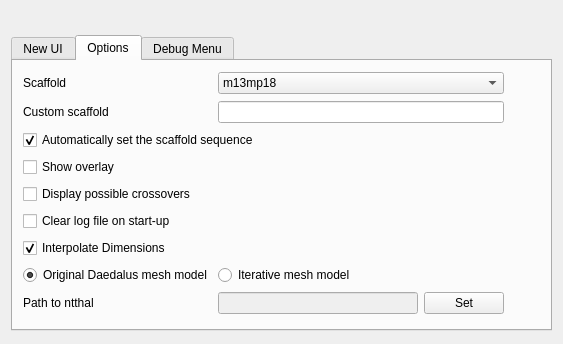
<?xml version="1.0" encoding="UTF-8"?>
<ui version="4.0">
 <class>SEAdenitaCoreSEAppGUIClass</class>
 <widget class="QWidget" name="SEAdenitaCoreSEAppGUIClass">
  <property name="geometry">
   <rect>
    <x>0</x>
    <y>0</y>
    <width>563</width>
    <height>344</height>
   </rect>
  </property>
  <property name="sizePolicy">
   <sizepolicy hsizetype="Minimum" vsizetype="Minimum">
    <horstretch>0</horstretch>
    <verstretch>0</verstretch>
   </sizepolicy>
  </property>
  <property name="minimumSize">
   <size>
    <width>563</width>
    <height>344</height>
   </size>
  </property>
  <property name="maximumSize">
   <size>
    <width>578</width>
    <height>344</height>
   </size>
  </property>
  <property name="focusPolicy">
   <enum>Qt::ClickFocus</enum>
  </property>
  <property name="windowTitle">
   <string/>
  </property>
  <layout class="QVBoxLayout" name="verticalLayout">
   <item>
    <layout class="QVBoxLayout" name="verticalLayout_2">
     <item>
      <widget class="QTabWidget" name="tabWidget">
       <property name="enabled">
        <bool>true</bool>
       </property>
       <property name="sizePolicy">
        <sizepolicy hsizetype="Fixed" vsizetype="Fixed">
         <horstretch>0</horstretch>
         <verstretch>0</verstretch>
        </sizepolicy>
       </property>
       <property name="minimumSize">
        <size>
         <width>0</width>
         <height>296</height>
        </size>
       </property>
       <property name="maximumSize">
        <size>
         <width>700</width>
         <height>273</height>
        </size>
       </property>
       <property name="currentIndex">
        <number>1</number>
       </property>
       <widget class="QWidget" name="tabAdenitaUI">
        <attribute name="title">
         <string>New UI</string>
        </attribute>
        <widget class="QWidget" name="gridLayoutWidget_2">
         <property name="geometry">
          <rect>
           <x>10</x>
           <y>10</y>
           <width>521</width>
           <height>91</height>
          </rect>
         </property>
         <layout class="QGridLayout" name="gridLayout_2">
          <item row="0" column="4">
           <widget class="QToolButton" name="btnSetScaff">
            <property name="sizePolicy">
             <sizepolicy hsizetype="Expanding" vsizetype="Expanding">
              <horstretch>0</horstretch>
              <verstretch>0</verstretch>
             </sizepolicy>
            </property>
            <property name="text">
             <string>Set Scaffold</string>
            </property>
            <property name="iconSize">
             <size>
              <width>20</width>
              <height>20</height>
             </size>
            </property>
            <property name="shortcut">
             <string>Ctrl+;</string>
            </property>
            <property name="toolButtonStyle">
             <enum>Qt::ToolButtonTextUnderIcon</enum>
            </property>
           </widget>
          </item>
          <item row="0" column="0">
           <widget class="QToolButton" name="btnLoad">
            <property name="sizePolicy">
             <sizepolicy hsizetype="Expanding" vsizetype="Expanding">
              <horstretch>0</horstretch>
              <verstretch>0</verstretch>
             </sizepolicy>
            </property>
            <property name="layoutDirection">
             <enum>Qt::LeftToRight</enum>
            </property>
            <property name="text">
             <string>Load</string>
            </property>
            <property name="iconSize">
             <size>
              <width>20</width>
              <height>20</height>
             </size>
            </property>
            <property name="shortcut">
             <string>Ctrl+O</string>
            </property>
            <property name="checkable">
             <bool>false</bool>
            </property>
            <property name="toolButtonStyle">
             <enum>Qt::ToolButtonTextUnderIcon</enum>
            </property>
           </widget>
          </item>
          <item row="0" column="3">
           <widget class="QToolButton" name="btnExport">
            <property name="sizePolicy">
             <sizepolicy hsizetype="Expanding" vsizetype="Ignored">
              <horstretch>0</horstretch>
              <verstretch>0</verstretch>
             </sizepolicy>
            </property>
            <property name="text">
             <string>Export</string>
            </property>
            <property name="iconSize">
             <size>
              <width>20</width>
              <height>20</height>
             </size>
            </property>
            <property name="shortcut">
             <string>Ctrl+E</string>
            </property>
            <property name="toolButtonStyle">
             <enum>Qt::ToolButtonTextUnderIcon</enum>
            </property>
           </widget>
          </item>
          <item row="0" column="2">
           <widget class="QToolButton" name="btnSaveSelection">
            <property name="sizePolicy">
             <sizepolicy hsizetype="Expanding" vsizetype="Expanding">
              <horstretch>0</horstretch>
              <verstretch>0</verstretch>
             </sizepolicy>
            </property>
            <property name="text">
             <string>Save Selection</string>
            </property>
            <property name="iconSize">
             <size>
              <width>20</width>
              <height>20</height>
             </size>
            </property>
            <property name="shortcut">
             <string>Ctrl+S</string>
            </property>
            <property name="toolButtonStyle">
             <enum>Qt::ToolButtonTextUnderIcon</enum>
            </property>
           </widget>
          </item>
          <item row="0" column="1">
           <widget class="QToolButton" name="btnSaveAll">
            <property name="sizePolicy">
             <sizepolicy hsizetype="Expanding" vsizetype="Expanding">
              <horstretch>0</horstretch>
              <verstretch>0</verstretch>
             </sizepolicy>
            </property>
            <property name="text">
             <string>Save All</string>
            </property>
            <property name="iconSize">
             <size>
              <width>20</width>
              <height>20</height>
             </size>
            </property>
            <property name="shortcut">
             <string>Ctrl+S</string>
            </property>
            <property name="toolButtonStyle">
             <enum>Qt::ToolButtonTextUnderIcon</enum>
            </property>
           </widget>
          </item>
          <item row="1" column="0">
           <widget class="QToolButton" name="btnCalculateBindingProperties">
            <property name="sizePolicy">
             <sizepolicy hsizetype="Expanding" vsizetype="Preferred">
              <horstretch>0</horstretch>
              <verstretch>0</verstretch>
             </sizepolicy>
            </property>
            <property name="text">
             <string>Calculate Properties</string>
            </property>
            <property name="toolButtonStyle">
             <enum>Qt::ToolButtonTextUnderIcon</enum>
            </property>
           </widget>
          </item>
          <item row="1" column="1">
           <widget class="QToolButton" name="btnSetStart">
            <property name="sizePolicy">
             <sizepolicy hsizetype="Expanding" vsizetype="Preferred">
              <horstretch>0</horstretch>
              <verstretch>0</verstretch>
             </sizepolicy>
            </property>
            <property name="text">
             <string>Set 5'</string>
            </property>
            <property name="toolButtonStyle">
             <enum>Qt::ToolButtonTextUnderIcon</enum>
            </property>
           </widget>
          </item>
          <item row="1" column="3">
           <widget class="QToolButton" name="btnGenerateSequence">
            <property name="sizePolicy">
             <sizepolicy hsizetype="Expanding" vsizetype="Expanding">
              <horstretch>0</horstretch>
              <verstretch>0</verstretch>
             </sizepolicy>
            </property>
            <property name="text">
             <string>Generate Sequence</string>
            </property>
            <property name="toolButtonStyle">
             <enum>Qt::ToolButtonTextUnderIcon</enum>
            </property>
           </widget>
          </item>
          <item row="1" column="2">
           <widget class="QToolButton" name="btnCreateBasePair">
            <property name="sizePolicy">
             <sizepolicy hsizetype="Expanding" vsizetype="Expanding">
              <horstretch>0</horstretch>
              <verstretch>0</verstretch>
             </sizepolicy>
            </property>
            <property name="text">
             <string>Create Complement</string>
            </property>
            <property name="toolButtonStyle">
             <enum>Qt::ToolButtonTextUnderIcon</enum>
            </property>
           </widget>
          </item>
         </layout>
        </widget>
       </widget>
       <widget class="QWidget" name="tabOptions">
        <attribute name="title">
         <string>Options</string>
        </attribute>
        <widget class="QWidget" name="gridLayoutWidget">
         <property name="geometry">
          <rect>
           <x>10</x>
           <y>10</y>
           <width>481</width>
           <height>250</height>
          </rect>
         </property>
         <layout class="QGridLayout" name="gridLayout">
          <item row="5" column="0" colspan="3">
           <widget class="QCheckBox" name="chkClearLog">
            <property name="text">
             <string>Clear log file on start-up</string>
            </property>
           </widget>
          </item>
          <item row="1" column="0">
           <widget class="QLabel" name="label_2">
            <property name="text">
             <string>Custom scaffold</string>
            </property>
           </widget>
          </item>
          <item row="3" column="0" colspan="3">
           <widget class="QCheckBox" name="chkOverlay">
            <property name="text">
             <string>Show overlay</string>
            </property>
           </widget>
          </item>
          <item row="8" column="2">
           <widget class="QPushButton" name="btnSetPathNtthal">
            <property name="text">
             <string>Set</string>
            </property>
           </widget>
          </item>
          <item row="0" column="0">
           <widget class="QLabel" name="label">
            <property name="text">
             <string>Scaffold</string>
            </property>
           </widget>
          </item>
          <item row="4" column="0" colspan="3">
           <widget class="QCheckBox" name="chkXODisplay">
            <property name="text">
             <string>Display possible crossovers</string>
            </property>
           </widget>
          </item>
          <item row="8" column="0">
           <widget class="QLabel" name="label_3">
            <property name="text">
             <string>Path to ntthal</string>
            </property>
           </widget>
          </item>
          <item row="2" column="0" colspan="3">
           <widget class="QCheckBox" name="chkAutoScaffold">
            <property name="text">
             <string>Automatically set the scaffold sequence</string>
            </property>
            <property name="checked">
             <bool>true</bool>
            </property>
           </widget>
          </item>
          <item row="0" column="1" colspan="2">
           <widget class="QComboBox" name="cmbScaffold">
            <item>
             <property name="text">
              <string>m13mp18</string>
             </property>
            </item>
            <item>
             <property name="text">
              <string>p7249</string>
             </property>
            </item>
            <item>
             <property name="text">
              <string>Custom</string>
             </property>
            </item>
           </widget>
          </item>
          <item row="8" column="1">
           <widget class="QLineEdit" name="lineNtthal">
            <property name="enabled">
             <bool>false</bool>
            </property>
           </widget>
          </item>
          <item row="1" column="1" colspan="2">
           <widget class="QLineEdit" name="lineCustomScaffold"/>
          </item>
          <item row="6" column="0" colspan="3">
           <widget class="QCheckBox" name="chkInterpolateDim">
            <property name="text">
             <string>Interpolate Dimensions</string>
            </property>
            <property name="checked">
             <bool>true</bool>
            </property>
           </widget>
          </item>
          <item row="7" column="0">
           <widget class="QRadioButton" name="rdbDaedalusMesh">
            <property name="text">
             <string>Original Daedalus mesh model</string>
            </property>
            <property name="checked">
             <bool>true</bool>
            </property>
           </widget>
          </item>
          <item row="7" column="1">
           <widget class="QRadioButton" name="rdbIterativeMesh">
            <property name="text">
             <string>Iterative mesh model</string>
            </property>
           </widget>
          </item>
         </layout>
        </widget>
       </widget>
       <widget class="QWidget" name="tabDebug">
        <attribute name="title">
         <string>Debug Menu</string>
        </attribute>
        <widget class="QWidget" name="gridLayoutWidget_3">
         <property name="geometry">
          <rect>
           <x>0</x>
           <y>10</y>
           <width>481</width>
           <height>170</height>
          </rect>
         </property>
         <layout class="QGridLayout" name="gridLayout_3">
          <item row="0" column="0">
           <widget class="QPushButton" name="btnDataGraph">
            <property name="text">
             <string>From Datagraph</string>
            </property>
           </widget>
          </item>
          <item row="0" column="2">
           <widget class="QPushButton" name="btnTestNeighbors">
            <property name="text">
             <string>Test Neighbors</string>
            </property>
           </widget>
          </item>
          <item row="2" column="1">
           <widget class="QPushButton" name="btnHighlightPosXOs">
            <property name="text">
             <string>Highlight Possible Crossovers</string>
            </property>
           </widget>
          </item>
          <item row="1" column="0">
           <widget class="QPushButton" name="btnCenterPart">
            <property name="text">
             <string>Center Part</string>
            </property>
           </widget>
          </item>
          <item row="0" column="1">
           <widget class="QPushButton" name="btnOxDNAImport">
            <property name="text">
             <string>Import from oxDNA</string>
            </property>
           </widget>
          </item>
          <item row="1" column="1">
           <widget class="QPushButton" name="btnCatenanes">
            <property name="text">
             <string>Catenanes</string>
            </property>
           </widget>
          </item>
          <item row="1" column="2">
           <widget class="QPushButton" name="btnKinetoplast">
            <property name="text">
             <string>Kinetoplast</string>
            </property>
           </widget>
          </item>
          <item row="2" column="2">
           <widget class="QPushButton" name="btnAddNtThreeP">
            <property name="text">
             <string>Add nt 3'</string>
            </property>
           </widget>
          </item>
          <item row="2" column="0">
           <widget class="QPushButton" name="btnHighlightCrossovers">
            <property name="text">
             <string>Highlight Crossovers</string>
            </property>
           </widget>
          </item>
          <item row="3" column="0">
           <widget class="QPushButton" name="btnExportCanDo">
            <property name="text">
             <string>Export to CanDo</string>
            </property>
           </widget>
          </item>
          <item row="3" column="1">
           <widget class="QPushButton" name="btnFix">
            <property name="text">
             <string>Fix designs</string>
            </property>
           </widget>
          </item>
         </layout>
        </widget>
       </widget>
      </widget>
     </item>
    </layout>
   </item>
  </layout>
 </widget>
 <resources/>
 <connections>
  <connection>
   <sender>btnSetScaff</sender>
   <signal>released()</signal>
   <receiver>SEAdenitaCoreSEAppGUIClass</receiver>
   <slot>onSetScaffold()</slot>
   <hints>
    <hint type="sourcelabel">
     <x>367</x>
     <y>77</y>
    </hint>
    <hint type="destinationlabel">
     <x>7</x>
     <y>255</y>
    </hint>
   </hints>
  </connection>
  <connection>
   <sender>btnCenterPart</sender>
   <signal>released()</signal>
   <receiver>SEAdenitaCoreSEAppGUIClass</receiver>
   <slot>onCenterPart()</slot>
   <hints>
    <hint type="sourcelabel">
     <x>129</x>
     <y>144</y>
    </hint>
    <hint type="destinationlabel">
     <x>229</x>
     <y>296</y>
    </hint>
   </hints>
  </connection>
  <connection>
   <sender>btnSaveAll</sender>
   <signal>released()</signal>
   <receiver>SEAdenitaCoreSEAppGUIClass</receiver>
   <slot>onSaveAll()</slot>
   <hints>
    <hint type="sourcelabel">
     <x>158</x>
     <y>82</y>
    </hint>
    <hint type="destinationlabel">
     <x>8</x>
     <y>167</y>
    </hint>
   </hints>
  </connection>
  <connection>
   <sender>btnLoad</sender>
   <signal>released()</signal>
   <receiver>SEAdenitaCoreSEAppGUIClass</receiver>
   <slot>onLoadFile()</slot>
   <hints>
    <hint type="sourcelabel">
     <x>59</x>
     <y>82</y>
    </hint>
    <hint type="destinationlabel">
     <x>4</x>
     <y>107</y>
    </hint>
   </hints>
  </connection>
  <connection>
   <sender>btnExport</sender>
   <signal>released()</signal>
   <receiver>SEAdenitaCoreSEAppGUIClass</receiver>
   <slot>onExport()</slot>
   <hints>
    <hint type="sourcelabel">
     <x>298</x>
     <y>82</y>
    </hint>
    <hint type="destinationlabel">
     <x>229</x>
     <y>296</y>
    </hint>
   </hints>
  </connection>
  <connection>
   <sender>btnCatenanes</sender>
   <signal>released()</signal>
   <receiver>SEAdenitaCoreSEAppGUIClass</receiver>
   <slot>onCatenanes()</slot>
   <hints>
    <hint type="sourcelabel">
     <x>341</x>
     <y>144</y>
    </hint>
    <hint type="destinationlabel">
     <x>675</x>
     <y>71</y>
    </hint>
   </hints>
  </connection>
  <connection>
   <sender>btnKinetoplast</sender>
   <signal>released()</signal>
   <receiver>SEAdenitaCoreSEAppGUIClass</receiver>
   <slot>onKinetoplast()</slot>
   <hints>
    <hint type="sourcelabel">
     <x>493</x>
     <y>144</y>
    </hint>
    <hint type="destinationlabel">
     <x>675</x>
     <y>71</y>
    </hint>
   </hints>
  </connection>
  <connection>
   <sender>btnTestNeighbors</sender>
   <signal>released()</signal>
   <receiver>SEAdenitaCoreSEAppGUIClass</receiver>
   <slot>onTestNeighbors()</slot>
   <hints>
    <hint type="sourcelabel">
     <x>424</x>
     <y>92</y>
    </hint>
    <hint type="destinationlabel">
     <x>675</x>
     <y>71</y>
    </hint>
   </hints>
  </connection>
  <connection>
   <sender>btnOxDNAImport</sender>
   <signal>released()</signal>
   <receiver>SEAdenitaCoreSEAppGUIClass</receiver>
   <slot>onOxDNAImport()</slot>
   <hints>
    <hint type="sourcelabel">
     <x>241</x>
     <y>92</y>
    </hint>
    <hint type="destinationlabel">
     <x>675</x>
     <y>71</y>
    </hint>
   </hints>
  </connection>
  <connection>
   <sender>btnDataGraph</sender>
   <signal>released()</signal>
   <receiver>SEAdenitaCoreSEAppGUIClass</receiver>
   <slot>onFromDatagraph()</slot>
   <hints>
    <hint type="sourcelabel">
     <x>80</x>
     <y>92</y>
    </hint>
    <hint type="destinationlabel">
     <x>675</x>
     <y>71</y>
    </hint>
   </hints>
  </connection>
  <connection>
   <sender>btnCalculateBindingProperties</sender>
   <signal>released()</signal>
   <receiver>SEAdenitaCoreSEAppGUIClass</receiver>
   <slot>onCalculateBindingProperties()</slot>
   <hints>
    <hint type="sourcelabel">
     <x>525</x>
     <y>82</y>
    </hint>
    <hint type="destinationlabel">
     <x>699</x>
     <y>71</y>
    </hint>
   </hints>
  </connection>
  <connection>
   <sender>cmbScaffold</sender>
   <signal>currentIndexChanged(int)</signal>
   <receiver>SEAdenitaCoreSEAppGUIClass</receiver>
   <slot>onChangeScaffold(int)</slot>
   <hints>
    <hint type="sourcelabel">
     <x>236</x>
     <y>69</y>
    </hint>
    <hint type="destinationlabel">
     <x>675</x>
     <y>69</y>
    </hint>
   </hints>
  </connection>
  <connection>
   <sender>chkAutoScaffold</sender>
   <signal>toggled(bool)</signal>
   <receiver>SEAdenitaCoreSEAppGUIClass</receiver>
   <slot>onCheckAutoScaffold(bool)</slot>
   <hints>
    <hint type="sourcelabel">
     <x>138</x>
     <y>125</y>
    </hint>
    <hint type="destinationlabel">
     <x>258</x>
     <y>124</y>
    </hint>
   </hints>
  </connection>
  <connection>
   <sender>chkClearLog</sender>
   <signal>toggled(bool)</signal>
   <receiver>SEAdenitaCoreSEAppGUIClass</receiver>
   <slot>onCheckClearLogFile(bool)</slot>
   <hints>
    <hint type="sourcelabel">
     <x>138</x>
     <y>206</y>
    </hint>
    <hint type="destinationlabel">
     <x>258</x>
     <y>124</y>
    </hint>
   </hints>
  </connection>
  <connection>
   <sender>chkOverlay</sender>
   <signal>toggled(bool)</signal>
   <receiver>SEAdenitaCoreSEAppGUIClass</receiver>
   <slot>onCheckShowOverlay(bool)</slot>
   <hints>
    <hint type="sourcelabel">
     <x>138</x>
     <y>152</y>
    </hint>
    <hint type="destinationlabel">
     <x>258</x>
     <y>124</y>
    </hint>
   </hints>
  </connection>
  <connection>
   <sender>chkXODisplay</sender>
   <signal>toggled(bool)</signal>
   <receiver>SEAdenitaCoreSEAppGUIClass</receiver>
   <slot>onCheckDisplayCrossovers(bool)</slot>
   <hints>
    <hint type="sourcelabel">
     <x>138</x>
     <y>179</y>
    </hint>
    <hint type="destinationlabel">
     <x>258</x>
     <y>124</y>
    </hint>
   </hints>
  </connection>
  <connection>
   <sender>chkInterpolateDim</sender>
   <signal>toggled(bool)</signal>
   <receiver>SEAdenitaCoreSEAppGUIClass</receiver>
   <slot>onCheckInterpolateDimensions(bool)</slot>
   <hints>
    <hint type="sourcelabel">
     <x>138</x>
     <y>233</y>
    </hint>
    <hint type="destinationlabel">
     <x>258</x>
     <y>137</y>
    </hint>
   </hints>
  </connection>
  <connection>
   <sender>btnHighlightCrossovers</sender>
   <signal>released()</signal>
   <receiver>SEAdenitaCoreSEAppGUIClass</receiver>
   <slot>onHighlightXOs()</slot>
   <hints>
    <hint type="sourcelabel">
     <x>87</x>
     <y>186</y>
    </hint>
    <hint type="destinationlabel">
     <x>261</x>
     <y>137</y>
    </hint>
   </hints>
  </connection>
  <connection>
   <sender>btnHighlightPosXOs</sender>
   <signal>released()</signal>
   <receiver>SEAdenitaCoreSEAppGUIClass</receiver>
   <slot>onHighlightPosXOs()</slot>
   <hints>
    <hint type="sourcelabel">
     <x>254</x>
     <y>186</y>
    </hint>
    <hint type="destinationlabel">
     <x>261</x>
     <y>137</y>
    </hint>
   </hints>
  </connection>
  <connection>
   <sender>btnAddNtThreeP</sender>
   <signal>released()</signal>
   <receiver>SEAdenitaCoreSEAppGUIClass</receiver>
   <slot>onAddNtThreeP()</slot>
   <hints>
    <hint type="sourcelabel">
     <x>421</x>
     <y>186</y>
    </hint>
    <hint type="destinationlabel">
     <x>261</x>
     <y>137</y>
    </hint>
   </hints>
  </connection>
  <connection>
   <sender>btnSetPathNtthal</sender>
   <signal>released()</signal>
   <receiver>SEAdenitaCoreSEAppGUIClass</receiver>
   <slot>onSetPathNtthal()</slot>
   <hints>
    <hint type="sourcelabel">
     <x>503</x>
     <y>268</y>
    </hint>
    <hint type="destinationlabel">
     <x>261</x>
     <y>137</y>
    </hint>
   </hints>
  </connection>
  <connection>
   <sender>btnSaveSelection</sender>
   <signal>released()</signal>
   <receiver>SEAdenitaCoreSEAppGUIClass</receiver>
   <slot>onSaveSelection()</slot>
   <hints>
    <hint type="sourcelabel">
     <x>276</x>
     <y>82</y>
    </hint>
    <hint type="destinationlabel">
     <x>261</x>
     <y>137</y>
    </hint>
   </hints>
  </connection>
  <connection>
   <sender>btnExportCanDo</sender>
   <signal>released()</signal>
   <receiver>SEAdenitaCoreSEAppGUIClass</receiver>
   <slot>onExportToCanDo()</slot>
   <hints>
    <hint type="sourcelabel">
     <x>87</x>
     <y>194</y>
    </hint>
    <hint type="destinationlabel">
     <x>262</x>
     <y>148</y>
    </hint>
   </hints>
  </connection>
  <connection>
   <sender>btnFix</sender>
   <signal>released()</signal>
   <receiver>SEAdenitaCoreSEAppGUIClass</receiver>
   <slot>onFixDesigns()</slot>
   <hints>
    <hint type="sourcelabel">
     <x>254</x>
     <y>194</y>
    </hint>
    <hint type="destinationlabel">
     <x>262</x>
     <y>148</y>
    </hint>
   </hints>
  </connection>
  <connection>
   <sender>btnSetStart</sender>
   <signal>clicked()</signal>
   <receiver>SEAdenitaCoreSEAppGUIClass</receiver>
   <slot>onSetStart()</slot>
   <hints>
    <hint type="sourcelabel">
     <x>630</x>
     <y>72</y>
    </hint>
    <hint type="destinationlabel">
     <x>695</x>
     <y>142</y>
    </hint>
   </hints>
  </connection>
  <connection>
   <sender>rdbDaedalusMesh</sender>
   <signal>toggled(bool)</signal>
   <receiver>SEAdenitaCoreSEAppGUIClass</receiver>
   <slot>onMeshModelChanged(bool)</slot>
   <hints>
    <hint type="sourcelabel">
     <x>125</x>
     <y>273</y>
    </hint>
    <hint type="destinationlabel">
     <x>288</x>
     <y>171</y>
    </hint>
   </hints>
  </connection>
 </connections>
 <slots>
  <slot>onSetScaffold()</slot>
  <slot>onCenterPart()</slot>
  <slot>onLoadFile()</slot>
  <slot>onSaveAll()</slot>
  <slot>onExport()</slot>
  <slot>onChangeScaffold(int)</slot>
  <slot>onCatenanes()</slot>
  <slot>onKinetoplast()</slot>
  <slot>onSetStart()</slot>
  <slot>onTestNeighbors()</slot>
  <slot>onOxDNAImport()</slot>
  <slot>onFromDatagraph()</slot>
  <slot>onCalculateBindingProperties()</slot>
  <slot>onCheckAutoScaffold(bool)</slot>
  <slot>onCheckShowOverlay(bool)</slot>
  <slot>onCheckDisplayCrossovers(bool)</slot>
  <slot>onCheckClearLogFile(bool)</slot>
  <slot>onCheckInterpolateDimensions(bool)</slot>
  <slot>onHighlightXOs()</slot>
  <slot>onHighlightPosXOs()</slot>
  <slot>onAddNtThreeP()</slot>
  <slot>onSetPathNtthal()</slot>
  <slot>onSaveSelection()</slot>
  <slot>onExportToCanDo()</slot>
  <slot>onFixDesigns()</slot>
  <slot>onCreateBasePair()</slot>
  <slot>onGenerateSequence()</slot>
  <slot>onMeshModelChanged(bool)</slot>
 </slots>
</ui>
